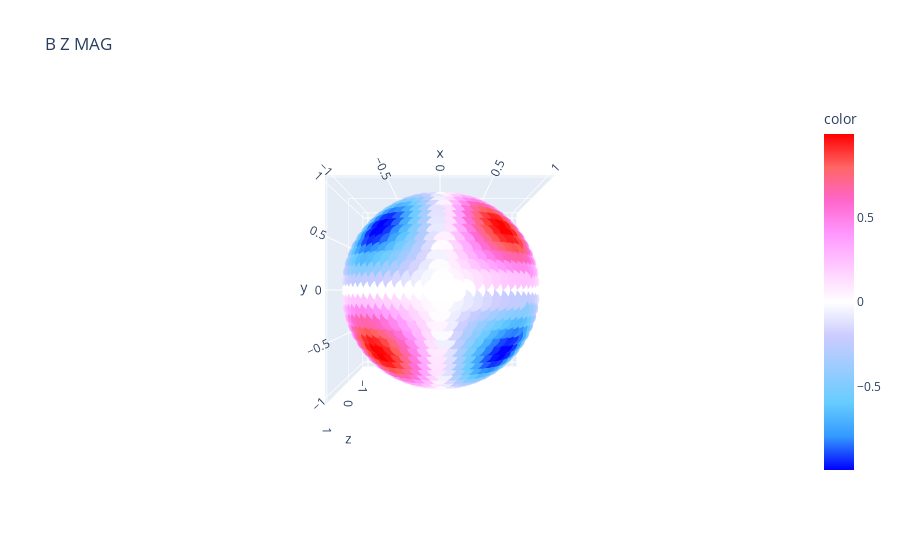

The notebook cell this image was saved under:
### Code cell
fig = viz_plotly( LOS, sintheta_temp**2*sin2chi_temp, 
        #range_color=[-1,1], 
        title='B Z MAG',
        color_continuous_scale='Picnic' )
camera = dict(
    up=dict(x=0, y=1., z=0),
    eye=dict(x=0., y=0., z=2.5)
)
fig.update_layout(scene_camera=camera)
fig.show()

### Figure 1 — Plotly figure (JSON) as saved in the notebook; plotly's stock layout.template omitted (floating-point values rounded to 4 significant figures; data arrays with more than 128 entries replaced by an {"elided": "..."} marker saying what was removed)
{"data": [{"hovertemplate": "x=%{x}<br>y=%{y}<br>z=%{z}<br>color=%{marker.color}<extra></extra>", "legendgroup": "", "marker": {"color": {"elided": "1399 float values"}, "coloraxis": "coloraxis", "symbol": "circle"}, "mode": "markers", "name": "", "scene": "scene", "showlegend": false, "type": "scatter3d", "x": {"elided": "1399 float values"}, "y": {"elided": "1399 float values"}, "z": {"elided": "1399 float values"}}], "layout": {"coloraxis": {"colorbar": {"title": {"text": "color"}}, "colorscale": [[0, "rgb(0,0,255)"], [0.1, "rgb(51,153,255)"], [0.2, "rgb(102,204,255)"], [0.3, "rgb(153,204,255)"], [0.4, "rgb(204,204,255)"], [0.5, "rgb(255,255,255)"], [0.6, "rgb(255,204,255)"], [0.7, "rgb(255,153,255)"], [0.8, "rgb(255,102,204)"], [0.9, "rgb(255,102,102)"], [1, "rgb(255,0,0)"]]}, "legend": {"tracegroupgap": 0}, "scene": {"camera": {"eye": {"x": 0, "y": 0, "z": 2.5}, "up": {"x": 0, "y": 1, "z": 0}}, "domain": {"x": [0, 1], "y": [0, 1]}, "xaxis": {"title": {"text": "x"}}, "yaxis": {"title": {"text": "y"}}, "zaxis": {"title": {"text": "z"}}}, "title": {"text": "B Z MAG"}}}
